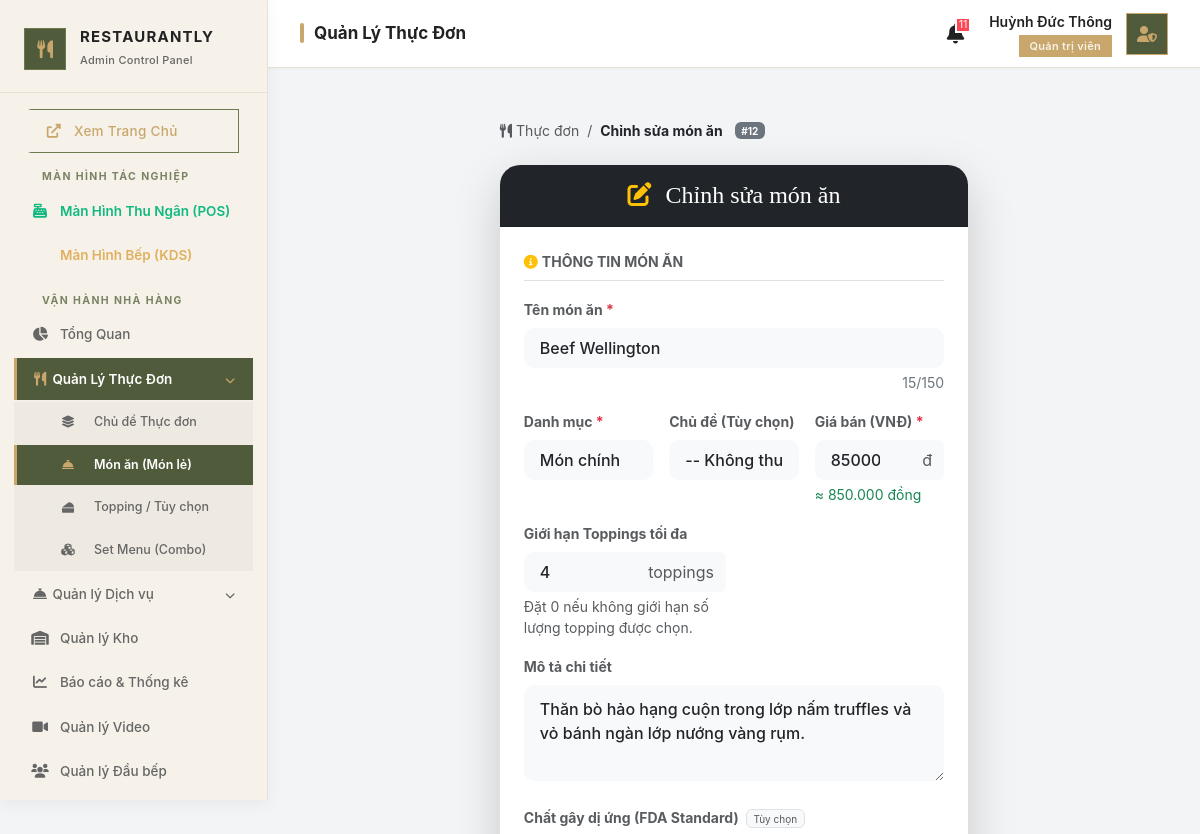
The app's page /admin/controllers/FoodController.php?action=edit&id=12 (signed in, upper part), older data.
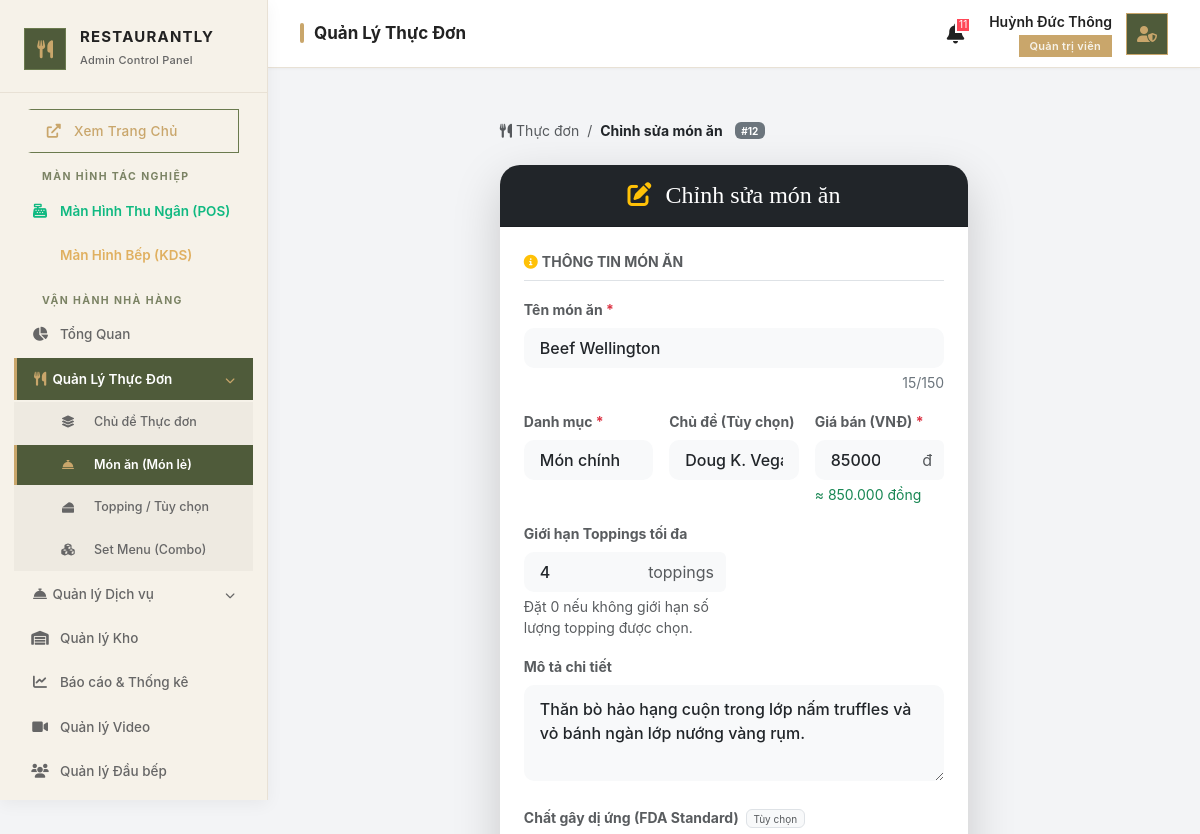
The same page, newer data.
### tables this page shows
CREATE TABLE `foods` (
  `id` int(11) NOT NULL,
  `category_id` int(11) DEFAULT NULL,
  `name` varchar(255) NOT NULL,
  `price` decimal(15,2) NOT NULL,
  `image` varchar(255) DEFAULT NULL,
  `description` text DEFAULT NULL,
  `status` tinyint(1) DEFAULT 1,
  `max_toppings` int(11) DEFAULT 4,
  `is_active` tinyint(1) NOT NULL DEFAULT 1,
  `is_chef_recommended` tinyint(1) DEFAULT 0,
  `allergens` text DEFAULT NULL,
  `wine_pairing_id` int(11) DEFAULT NULL,
  `chef_note` text DEFAULT NULL,
  `theme_id` int(11) DEFAULT NULL
);

CREATE TABLE `categories` (
  `id` int(11) NOT NULL,
  `name` varchar(100) NOT NULL
);

CREATE TABLE `themes` (
  `id` int(11) NOT NULL,
  `name` varchar(255) NOT NULL,
  `description` text DEFAULT NULL,
  `start_date` datetime DEFAULT NULL,
  `end_date` datetime DEFAULT NULL,
  `image` varchar(255) DEFAULT NULL,
  `is_active` tinyint(1) DEFAULT 1,
  `created_at` timestamp NOT NULL DEFAULT current_timestamp()
);

### admin/views/food/formfood.php (the view, shortened to what the changed rows need)
<?php
include __DIR__ . '/../../../public/admin_layout_header.php';
$action     = $action ?? 'add';
$is_edit    = ($action === 'edit');
$form_title = $is_edit ? 'Chỉnh sửa món ăn' : 'Thêm món ăn mới';
$form_action = $is_edit
    ? 'FoodController.php?action=edit&id=' . ($id ?? 0)
    : 'FoodController.php?action=add';
?>
<link rel="stylesheet" href="../../public/assets/admin/css/admin-style.css">
<div class="content-wrapper p-4">
    <div class="row justify-content-center">
        <div class="col-lg-7 col-md-9">
            <div class="d-flex align-items-center gap-2 mb-4 text-muted small">
                <a href="FoodController.php?action=list" class="text-decoration-none text-muted">
                    <i class="fas fa-utensils me-1"></i>Thực đơn
                </a>
                <span>/</span>
                <span class="text-dark fw-bold"><?= htmlspecialchars($form_title) ?></span>
                <?php if ($is_edit && !empty($food)): ?>
                <span class="badge bg-secondary ms-1" style="font-size:10px">#<?= $id ?></span>
                <?php endif; ?>
            </div>
            <div class="card border-0 shadow-lg" style="border-radius:20px;overflow:hidden;">
                <div class="card-header bg-dark py-3 px-4 text-center">
                    <h4 class="mb-0 text-white" style="font-family:'Playfair Display',serif;">
                        <i class="fas fa-<?= $is_edit ? 'edit' : 'plus-circle' ?> me-2 text-warning"></i>
                        <?= htmlspecialchars($form_title) ?>
                    </h4>
                </div>
                <div class="card-body p-4 bg-white">
                    <form method="POST" enctype="multipart/form-data" id="form-food" novalidate
                          action="<?= $form_action ?>">
                        <p class="fw-bold small text-uppercase text-muted mb-3 border-bottom pb-2">
                            <i class="fas fa-info-circle me-1 text-warning"></i>Thông tin món ăn
                        </p>
                        <div class="mb-3">
                            <label class="form-label fw-bold small text-muted">
                                Tên món ăn <span class="text-danger">*</span>
                            </label>
                            <input type="text" name="name" class="form-control bg-light border-0 py-2"
                                   value="<?= htmlspecialchars($old['name']) ?>"
                                   maxlength="150" required placeholder="Ví dụ: Bít tết bò sốt tiêu">
                            <div class="form-text text-end small" id="name-count"></div>
                        </div>
                        <div class="row g-3 mb-3">
                            <div class="col-md-4">
                                <label class="form-label fw-bold small text-muted">
                                    Danh mục <span class="text-danger">*</span>
                                </label>
                                <select name="category_id" class="form-select bg-light border-0 py-2" required>
                                    <?php foreach ($categories as $cat): ?>
                                    <option value="<?= htmlspecialchars($cat['id']) ?>"
                                        <?= ($old['category_id'] == $cat['id']) ? 'selected' : '' ?>>
                                        <?= htmlspecialchars($cat['name']) ?>
                                    </option>
                                    <?php endforeach; ?>
                                </select>
                            </div>
                            <div class="col-md-4">
                                <label class="form-label fw-bold small text-muted">Chủ đề (Tùy chọn)</label>
                                <select name="theme_id" class="form-select bg-light border-0 py-2">
                                    <option value="">-- Không thuộc chủ đề nào --</option>
                                    <?php foreach ($all_themes as $t): ?>
                                    <option value="<?= $t['id'] ?>" <?= (($old['theme_id'] ?? '') == $t['id']) ? 'selected' : '' ?>>
                                        <?= htmlspecialchars($t['name']) ?>
                                    </option>
                                    <?php endforeach; ?>
                                </select>
                            </div>
                            <div class="col-md-4">
                                <label class="form-label fw-bold small text-muted">
                                    Giá bán (VNĐ) <span class="text-danger">*</span>
                                </label>
                                <div class="input-group">
                                    <input type="number" name="price" class="form-control bg-light border-0 py-2"
                                           value="<?= isset($old['price']) && $old['price'] !== '' ? (float)$old['price'] : '' ?>"
                                           min="0" step="1000" required placeholder="0">
                                    <span class="input-group-text bg-light border-0 text-muted small">đ</span>
                                </div>
                                <div class="form-text small" id="price-display"></div>
                            </div>
                        </div>
                        <div class="row g-3 mb-3">
                            <div class="col-md-6">
                                <label class="form-label fw-bold small text-muted">Giới hạn Toppings tối đa</label>
                                <div class="input-group">
                                    <input type="number" name="max_toppings" class="form-control bg-light border-0 py-2"
                                           value="<?= htmlspecialchars($old['max_toppings'] ?? '4') ?>"
                                           min="0" step="1" required placeholder="4">
                                    <span class="input-group-text bg-light border-0 text-muted small">toppings</span>
                                </div>
                                <div class="form-text small">Đặt 0 nếu không giới hạn số lượng topping được chọn.</div>
                            </div>
                        </div>
                        <div class="mb-4">
                            <label class="form-label fw-bold small text-muted">Mô tả chi tiết</label>
                            <textarea name="description" class="form-control bg-light border-0" rows="3"
                                      placeholder="Hương vị, thành phần chính..."><?= htmlspecialchars($old['description']) ?></textarea>
                        </div>
                        <div class="mb-4">
                            <label class="form-label fw-bold small text-muted">Chất gây dị ứng (FDA Standard) <span class="badge bg-light text-muted border ms-1" style="font-size:10px;font-weight:400">Tùy chọn</span></label>
                        </div>
                    </form>
                </div>
            </div>
        </div>
    </div>
</div>

Row changes from the older to the newer data that the page shows:
changed foods "Beef Wellington": theme_id (not shown) → "Doug K. Vega"
Text that changed along with them:
form field theme_id: "-- Không thuộc chủ đề nào --" → (not shown)
